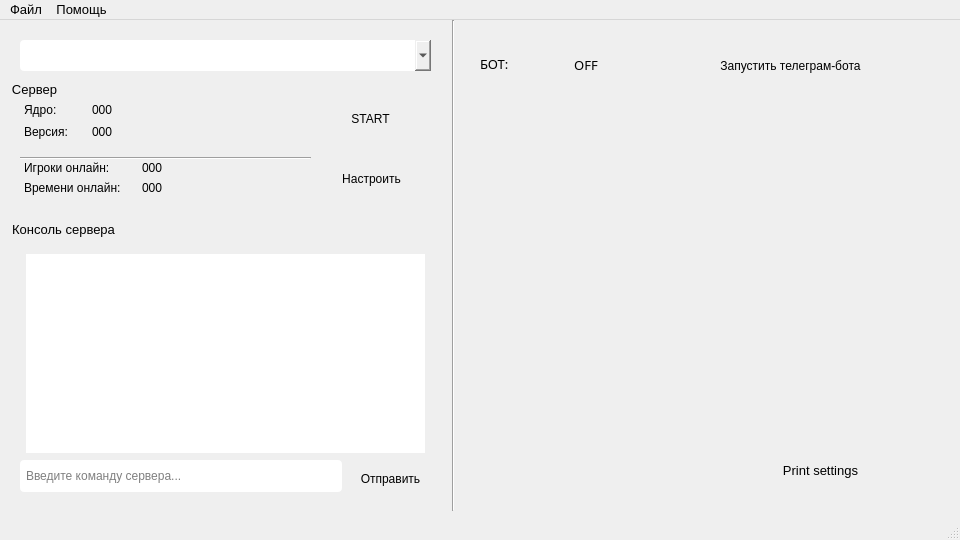
<?xml version="1.0" encoding="UTF-8"?>
<ui version="4.0">
 <class>MainWindow</class>
 <widget class="QMainWindow" name="MainWindow">
  <property name="geometry">
   <rect>
    <x>0</x>
    <y>0</y>
    <width>960</width>
    <height>540</height>
   </rect>
  </property>
  <property name="minimumSize">
   <size>
    <width>960</width>
    <height>540</height>
   </size>
  </property>
  <property name="maximumSize">
   <size>
    <width>960</width>
    <height>540</height>
   </size>
  </property>
  <property name="font">
   <font>
    <family>Segoe UI</family>
    <pointsize>10</pointsize>
   </font>
  </property>
  <property name="windowTitle">
   <string>MainWindow</string>
  </property>
  <widget class="QWidget" name="centralwidget">
   <property name="styleSheet">
    <string notr="true">QGroupBox {
    border-radius: 4px;
    margin-top: 6px;
    padding-top: 6px;
}
QPushButton {
    min-height: 30px;
    border-radius: 4px;
    padding: 4px 10px;
}
QLineEdit, QPlainTextEdit, QComboBox {
    border-radius: 4px;
    padding: 4px;
}
QFrame#frame_2 {
    border-radius: 4px;
}
QPlainTextEdit#console_output {
    padding: 6px;
    font-family: Consolas;
    font-size: 9pt;
}
QLabel#botStatusLabel_ind {
    border-radius: 4px;
    padding: 0 10px;
}</string>
   </property>
   <widget class="QPushButton" name="printsettingsbutton">
    <property name="geometry">
     <rect>
      <x>760</x>
      <y>420</y>
      <width>121</width>
      <height>61</height>
     </rect>
    </property>
    <property name="visible">
     <bool>false</bool>
    </property>
    <property name="text">
     <string>Print settings</string>
    </property>
   </widget>
   <widget class="QComboBox" name="coreSelectBox">
    <property name="geometry">
     <rect>
      <x>20</x>
      <y>20</y>
      <width>411</width>
      <height>31</height>
     </rect>
    </property>
   </widget>
   <widget class="Line" name="line">
    <property name="geometry">
     <rect>
      <x>443</x>
      <y>0</y>
      <width>20</width>
      <height>491</height>
     </rect>
    </property>
    <property name="orientation">
     <enum>Qt::Vertical</enum>
    </property>
   </widget>
   <widget class="QGroupBox" name="serverGroupBox">
    <property name="geometry">
     <rect>
      <x>10</x>
      <y>60</y>
      <width>431</width>
      <height>131</height>
     </rect>
    </property>
    <property name="title">
     <string>Сервер</string>
    </property>
    <widget class="QLabel" name="label">
     <property name="geometry">
      <rect>
       <x>14</x>
       <y>20</y>
       <width>50</width>
       <height>20</height>
      </rect>
     </property>
     <property name="text">
      <string>Ядро:</string>
     </property>
    </widget>
    <widget class="QLabel" name="label_2">
     <property name="geometry">
      <rect>
       <x>14</x>
       <y>42</y>
       <width>56</width>
       <height>20</height>
      </rect>
     </property>
     <property name="text">
      <string>Версия:</string>
     </property>
    </widget>
    <widget class="QLabel" name="coreLabel">
     <property name="geometry">
      <rect>
       <x>82</x>
       <y>20</y>
       <width>226</width>
       <height>20</height>
      </rect>
     </property>
     <property name="text">
      <string>000</string>
     </property>
    </widget>
    <widget class="QLabel" name="versionLabel">
     <property name="geometry">
      <rect>
       <x>82</x>
       <y>42</y>
       <width>226</width>
       <height>20</height>
      </rect>
     </property>
     <property name="text">
      <string>000</string>
     </property>
    </widget>
    <widget class="QPushButton" name="startServerButton">
     <property name="geometry">
      <rect>
       <x>310</x>
       <y>20</y>
       <width>101</width>
       <height>38</height>
      </rect>
     </property>
     <property name="text">
      <string>START</string>
     </property>
    </widget>
    <widget class="QPushButton" name="settingsServerButton">
     <property name="geometry">
      <rect>
       <x>310</x>
       <y>80</y>
       <width>103</width>
       <height>38</height>
      </rect>
     </property>
     <property name="text">
      <string>Настроить</string>
     </property>
    </widget>
    <widget class="Line" name="line_3">
     <property name="geometry">
      <rect>
       <x>10</x>
       <y>70</y>
       <width>291</width>
       <height>16</height>
      </rect>
     </property>
     <property name="orientation">
      <enum>Qt::Horizontal</enum>
     </property>
    </widget>
    <widget class="QLabel" name="label_3">
     <property name="geometry">
      <rect>
       <x>14</x>
       <y>78</y>
       <width>110</width>
       <height>20</height>
      </rect>
     </property>
     <property name="text">
      <string>Игроки онлайн:</string>
     </property>
    </widget>
    <widget class="QLabel" name="label_4">
     <property name="geometry">
      <rect>
       <x>14</x>
       <y>98</y>
       <width>110</width>
       <height>20</height>
      </rect>
     </property>
     <property name="text">
      <string>Времени онлайн:</string>
     </property>
    </widget>
    <widget class="QLabel" name="versionLabel_2">
     <property name="geometry">
      <rect>
       <x>132</x>
       <y>78</y>
       <width>60</width>
       <height>20</height>
      </rect>
     </property>
     <property name="text">
      <string>000</string>
     </property>
    </widget>
    <widget class="QLabel" name="versionLabel_3">
     <property name="geometry">
      <rect>
       <x>132</x>
       <y>98</y>
       <width>60</width>
       <height>20</height>
      </rect>
     </property>
     <property name="text">
      <string>000</string>
     </property>
    </widget>
   </widget>
   <widget class="QGroupBox" name="consoleGroupBox">
    <property name="geometry">
     <rect>
      <x>10</x>
      <y>200</y>
      <width>431</width>
      <height>281</height>
     </rect>
    </property>
    <property name="title">
     <string>Консоль сервера</string>
    </property>
    <widget class="QPlainTextEdit" name="console_output">
     <property name="geometry">
      <rect>
       <x>10</x>
       <y>28</y>
       <width>411</width>
       <height>211</height>
      </rect>
     </property>
     <property name="readOnly">
      <bool>true</bool>
     </property>
    </widget>
    <widget class="QLineEdit" name="console_input">
     <property name="geometry">
      <rect>
       <x>10</x>
       <y>240</y>
       <width>322</width>
       <height>32</height>
      </rect>
     </property>
     <property name="placeholderText">
      <string>Введите команду сервера...</string>
     </property>
    </widget>
    <widget class="QPushButton" name="console_send_button">
     <property name="geometry">
      <rect>
       <x>340</x>
       <y>240</y>
       <width>81</width>
       <height>38</height>
      </rect>
     </property>
     <property name="text">
      <string>Отправить</string>
     </property>
    </widget>
   </widget>
   <widget class="QFrame" name="frame_2">
    <property name="geometry">
     <rect>
      <x>460</x>
      <y>10</y>
      <width>491</width>
      <height>80</height>
     </rect>
    </property>
    <property name="frameShape">
     <enum>QFrame::StyledPanel</enum>
    </property>
    <property name="frameShadow">
     <enum>QFrame::Plain</enum>
    </property>
    <widget class="QLabel" name="botStatusLabel">
     <property name="geometry">
      <rect>
       <x>20</x>
       <y>22</y>
       <width>52</width>
       <height>24</height>
      </rect>
     </property>
     <property name="font">
      <font>
       <family>Segoe UI Semibold</family>
       <pointsize>10</pointsize>
       <weight>50</weight>
       <bold>false</bold>
      </font>
     </property>
     <property name="text">
      <string>БОТ:</string>
     </property>
    </widget>
    <widget class="QLabel" name="botStatusLabel_ind">
     <property name="geometry">
      <rect>
       <x>78</x>
       <y>18</y>
       <width>96</width>
       <height>34</height>
      </rect>
     </property>
     <property name="font">
      <font>
       <family>Segoe UI Semibold</family>
       <pointsize>10</pointsize>
      </font>
     </property>
     <property name="text">
      <string>OFF</string>
     </property>
     <property name="alignment">
      <set>Qt::AlignCenter</set>
     </property>
    </widget>
    <widget class="QPushButton" name="bot_control_button">
     <property name="geometry">
      <rect>
       <x>190</x>
       <y>16</y>
       <width>281</width>
       <height>40</height>
      </rect>
     </property>
     <property name="text">
      <string>Запустить телеграм-бота</string>
     </property>
    </widget>
   </widget>
  </widget>
  <widget class="QStatusBar" name="statusbar"/>
  <widget class="QMenuBar" name="menuBar">
   <property name="geometry">
    <rect>
     <x>0</x>
     <y>0</y>
     <width>960</width>
     <height>24</height>
    </rect>
   </property>
   <widget class="QMenu" name="menu">
    <property name="title">
     <string>Файл</string>
    </property>
    <addaction name="upload_core_action"/>
    <addaction name="auto_start_last_core_action"/>
    <addaction name="core_select_action"/>
    <addaction name="separator"/>
    <addaction name="open_setings_action"/>
    <addaction name="open_setings_console_action"/>
    <addaction name="separator"/>
    <addaction name="restart_action"/>
    <addaction name="to_trey_action"/>
    <addaction name="exit_action"/>
   </widget>
   <widget class="QMenu" name="menu_2">
    <property name="title">
     <string>Помощь</string>
    </property>
    <addaction name="action_5"/>
    <addaction name="action_GitHub"/>
   </widget>
   <addaction name="menu"/>
   <addaction name="menu_2"/>
  </widget>
  <action name="action">
   <property name="text">
    <string>Закрыть</string>
   </property>
  </action>
  <action name="action_2">
   <property name="text">
    <string>Свернуть в трей</string>
   </property>
  </action>
  <action name="action_4">
   <property name="text">
    <string>Выйти</string>
   </property>
  </action>
  <action name="action_5">
   <property name="text">
    <string>Справка</string>
   </property>
  </action>
  <action name="action_GitHub">
   <property name="text">
    <string>Репозиторий GitHub</string>
   </property>
  </action>
  <action name="upload_core_action">
   <property name="text">
    <string>Добавить ядро</string>
   </property>
  </action>
  <action name="action_7">
   <property name="text">
    <string>Запустить ядро (выбрать)</string>
   </property>
  </action>
  <action name="auto_start_last_core_action">
   <property name="checkable">
    <bool>true</bool>
   </property>
   <property name="text">
    <string>Запомнить последний профиль</string>
   </property>
  </action>
  <action name="core_select_action">
   <property name="text">
    <string>Запустить ядро (выбрать)</string>
   </property>
  </action>
  <action name="open_setings_action">
   <property name="text">
    <string>Настройки</string>
   </property>
  </action>
  <action name="action_13">
   <property name="text">
    <string>Свернуть в трей</string>
   </property>
  </action>
  <action name="action_14">
   <property name="text">
    <string>Закрыть программу</string>
   </property>
  </action>
  <action name="restart_action">
   <property name="text">
    <string>Перезапустить программу</string>
   </property>
  </action>
  <action name="action_16">
   <property name="text">
    <string>Закрыть программу</string>
   </property>
  </action>
  <action name="to_trey_action">
   <property name="text">
    <string>Свернуть в трей</string>
   </property>
  </action>
  <action name="exit_action">
   <property name="text">
    <string>Закрыть программу</string>
   </property>
  </action>
  <action name="open_setings_console_action">
   <property name="text">
    <string>Настройки консоли</string>
   </property>
  </action>
 </widget>
 <resources/>
 <connections/>
</ui>
